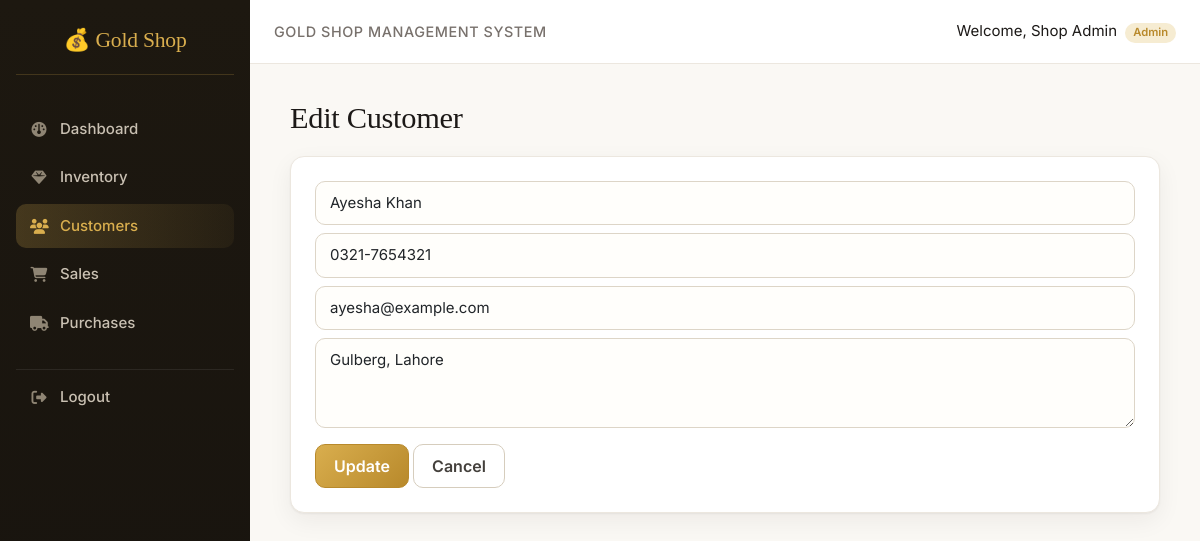
/modules/customers/edit_customer.php?id=2 (signed in), run on the app's committed database.
### tables this page shows
CREATE TABLE customers (
    id INT AUTO_INCREMENT PRIMARY KEY,
    customer_name VARCHAR(120) NOT NULL,
    phone VARCHAR(30),
    email VARCHAR(150),
    address TEXT,
    created_at TIMESTAMP DEFAULT CURRENT_TIMESTAMP
);

### includes/functions.php (called while the page is built, shortened)
<?php
function e($value): string {
    return htmlspecialchars((string)$value, ENT_QUOTES, 'UTF-8');
}

### modules/customers/edit_customer.php (the view, shortened to what this page needs)
<?php
require_once __DIR__ . '/../../includes/auth_check.php';
$id = (int)($_GET['id'] ?? $_POST['id'] ?? 0);
$stmt = $conn->prepare("SELECT * FROM customers WHERE id=?");
$stmt->bind_param("i", $id);
$stmt->execute();
$data = $stmt->get_result()->fetch_assoc();
?>
<div class="main">
<h3>Edit Customer</h3>
<div class="card p-4 shadow">
<form method="POST">
<input type="text" name="customer_name" value="<?= e($data['customer_name']) ?>" class="form-control mb-2" required>
<input type="text" name="phone" value="<?= e($data['phone']) ?>" class="form-control mb-2">
<input type="email" name="email" value="<?= e($data['email']) ?>" class="form-control mb-2">
<textarea name="address" class="form-control mb-3"><?= e($data['address']) ?></textarea>
<button class="btn btn-primary">Update</button>
<a href="view_customers.php" class="btn btn-secondary">Cancel</a>
</form>
</div>
</div>
<?php include __DIR__ . '/../../includes/footer.php'; ?>

### assets/css/style.css (style rules this page uses)
:root { --ink: #1c1917; --ink-soft: #44403c; --muted: #78716c; --bg: #faf8f4; --surface: #ffffff; --line: #ece7df; --gold: #b8892b; --gold-light: #d9ae4e; --gold-soft: #f6ecd2; --sidebar: #17130e; --success: #2f7d57; --danger: #b4453a; --radius: 14px; --shadow: 0 1px 2px rgba(28,25,23,.05), 0 8px 24px rgba(28,25,23,.06); }
* { box-sizing: border-box; }
body { margin: 0; min-height: 100vh; font-family: 'Inter', -apple-system, 'Segoe UI', sans-serif; background: var(--bg); color: var(--ink); font-size: 15px; -webkit-font-smoothing: antialiased; }
h1, h2, h3, h4, h5 { font-family: 'Playfair Display', Georgia, serif; color: var(--ink); letter-spacing: -.01em; }
a { color: var(--gold); text-decoration: none; }
.main { margin-left: 250px; padding: 36px 40px 60px; max-width: 1400px; }
.main > h2, .main > h3, .main h2:first-child { font-size: 1.9rem; margin-bottom: 1.2rem; }
.card { background: var(--surface); border: 1px solid var(--line) !important; border-radius: var(--radius) !important; box-shadow: var(--shadow) !important; }
.form-control, .form-select { border: 1px solid #ddd5c7; border-radius: 10px; padding: 10px 14px; background: #fffefb; }
.btn { border-radius: 10px; font-weight: 600; padding: 9px 18px; border-width: 1px; transition: all .15s; }
.btn-success, .btn-primary, .btn-warning { background: linear-gradient(135deg, var(--gold-light), var(--gold)); border-color: var(--gold); color: #fff; }
.btn-secondary { background: transparent; border-color: #d6cdbd; color: var(--ink-soft); }
.form-control, .form-select { display: block; width: 100%; font-size: 15px; font-family: inherit; }
.btn { display: inline-block; cursor: pointer; text-align: center; }
textarea.form-control { min-height: 90px; }
.mb-2 { margin-bottom: .5rem; }
.mb-3 { margin-bottom: 1rem; }

### data on the page
customers: customer_name "Ayesha Khan", phone "0321-7654321", email "ayesha@example.com", address "Gulberg, Lahore"

### other printed values
$label "Dashboard"
$label "Inventory"
$label "Customers"
$label "Sales"
$label "Purchases"
$_SESSION['full_name'] "Shop Admin"
$_SESSION['role'] "Admin"
